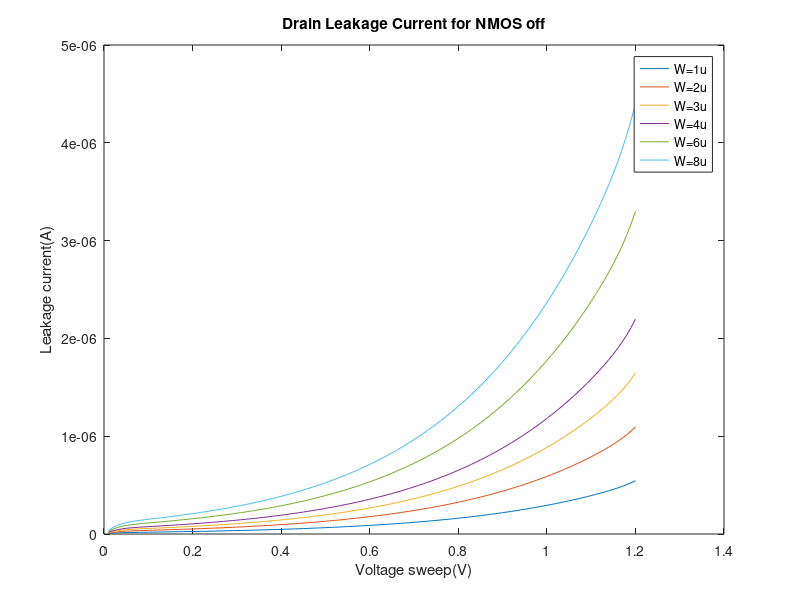

Recreate this plot in MATLAB.
x = [ 1.00000000e-02 2.00000000e-02 3.00000000e-02 4.00000000e-02 5.00000000e-02 6.00000000e-02 7.00000000e-02 8.00000000e-02 9.00000000e-02 1.00000000e-01 1.10000000e-01 1.20000000e-01 1.30000000e-01 1.40000000e-01 1.50000000e-01 1.60000000e-01 1.70000000e-01 1.80000000e-01 1.90000000e-01 2.00000000e-01 2.10000000e-01 2.20000000e-01 2.30000000e-01 2.40000000e-01 2.50000000e-01 2.60000000e-01 2.70000000e-01 2.80000000e-01 2.90000000e-01 3.00000000e-01 3.10000000e-01 3.20000000e-01 3.30000000e-01 3.40000000e-01 3.50000000e-01 3.60000000e-01 3.70000000e-01 3.80000000e-01 3.90000000e-01 4.00000000e-01 4.10000000e-01 4.20000000e-01 4.30000000e-01 4.40000000e-01 4.50000000e-01 4.60000000e-01 4.70000000e-01 4.80000000e-01 4.90000000e-01 5.00000000e-01 5.10000000e-01 5.20000000e-01 5.30000000e-01 5.40000000e-01 5.50000000e-01 5.60000000e-01 5.70000000e-01 5.80000000e-01 5.90000000e-01 6.00000000e-01 6.10000000e-01 6.20000000e-01 6.30000000e-01 6.40000000e-01 6.50000000e-01 6.60000000e-01 6.70000000e-01 6.80000000e-01 6.90000000e-01 7.00000000e-01 7.10000000e-01 7.20000000e-01 7.30000000e-01 7.40000000e-01 7.50000000e-01 7.60000000e-01 7.70000000e-01 7.80000000e-01 7.90000000e-01 8.00000000e-01 8.10000000e-01 8.20000000e-01 8.30000000e-01 8.40000000e-01 8.50000000e-01 8.60000000e-01 8.70000000e-01 8.80000000e-01 8.90000000e-01 9.00000000e-01 9.10000000e-01 9.20000000e-01 9.30000000e-01 9.40000000e-01 9.50000000e-01 9.60000000e-01 9.70000000e-01 9.80000000e-01 9.90000000e-01 1.00000000e+00 1.01000000e+00 1.02000000e+00 1.03000000e+00 1.04000000e+00 1.05000000e+00 1.06000000e+00 1.07000000e+00 1.08000000e+00 1.09000000e+00 1.10000000e+00 1.11000000e+00 1.12000000e+00 1.13000000e+00 1.14000000e+00 1.15000000e+00 1.16000000e+00 1.17000000e+00 1.18000000e+00 1.19000000e+00 1.20000000e+00];
I1 = [ 4.65660137e-09 8.28420044e-09 1.09990712e-08 1.29775831e-08 1.44269359e-08 1.55355293e-08 1.64412180e-08 1.72313960e-08 1.79578589e-08 1.86509510e-08 1.93288289e-08 2.00027737e-08 2.06801186e-08 2.13658666e-08 2.20636030e-08 2.27760243e-08 2.35052560e-08 2.42530475e-08 2.50208967e-08 2.58101312e-08 2.66219626e-08 2.74575241e-08 2.83178964e-08 2.92041265e-08 3.01172417e-08 3.10582599e-08 3.20281970e-08 3.30280737e-08 3.40589196e-08 3.51217776e-08 3.62177071e-08 3.73477863e-08 3.85131150e-08 3.97148164e-08 4.09540390e-08 4.22319583e-08 4.35497780e-08 4.49087318e-08 4.63100847e-08 4.77551342e-08 4.92452113e-08 5.07816824e-08 5.23659499e-08 5.39994536e-08 5.56836719e-08 5.74201232e-08 5.92103666e-08 6.10560039e-08 6.29586798e-08 6.49200842e-08 6.69419528e-08 6.90260684e-08 7.11742626e-08 7.33884168e-08 7.56704637e-08 7.80223886e-08 8.04462309e-08 8.29440855e-08 8.55181043e-08 8.81704975e-08 9.09035357e-08 9.37195507e-08 9.66209379e-08 9.96101573e-08 1.02689736e-07 1.05862268e-07 1.09130419e-07 1.12496926e-07 1.15964600e-07 1.19536326e-07 1.23215069e-07 1.27003872e-07 1.30905860e-07 1.34924243e-07 1.39062314e-07 1.43323456e-07 1.47711142e-07 1.52228938e-07 1.56880504e-07 1.61669598e-07 1.66600077e-07 1.71675901e-07 1.76901136e-07 1.82279953e-07 1.87816635e-07 1.93515578e-07 1.99381294e-07 2.05418412e-07 2.11631686e-07 2.18025993e-07 2.24606338e-07 2.31377857e-07 2.38345823e-07 2.45515644e-07 2.52892870e-07 2.60483198e-07 2.68292470e-07 2.76326685e-07 2.84591996e-07 2.93094718e-07 3.01841341e-07 3.10838547e-07 3.20093256e-07 3.29612719e-07 3.39404700e-07 3.49477818e-07 3.59842132e-07 3.70510110e-07 3.81498127e-07 3.92828701e-07 4.04533672e-07 4.16658569e-07 4.29268394e-07 4.42455075e-07 4.56346778e-07 4.71119271e-07 4.87009462e-07 5.04331202e-07 5.23493353e-07 5.45020103e-07];
I2 = [ 9.36046046e-09 1.66526251e-08 2.21101074e-08 2.60873762e-08 2.90009072e-08 3.12294133e-08 3.30500176e-08 3.46384091e-08 3.60987144e-08 3.74919356e-08 3.88545727e-08 4.02093037e-08 4.15708702e-08 4.29493294e-08 4.43518880e-08 4.57839669e-08 4.72498382e-08 4.87530183e-08 5.02965186e-08 5.18830074e-08 5.35149205e-08 5.51945354e-08 5.69240245e-08 5.87054926e-08 6.05410048e-08 6.24326067e-08 6.43823411e-08 6.63922592e-08 6.84644310e-08 7.06009529e-08 7.28039543e-08 7.50756026e-08 7.74181088e-08 7.98337306e-08 8.23247767e-08 8.48936099e-08 8.75426502e-08 9.02743775e-08 9.30913347e-08 9.59961298e-08 9.89914388e-08 1.02080008e-07 1.05264657e-07 1.08548280e-07 1.11933848e-07 1.15424415e-07 1.19023114e-07 1.22733165e-07 1.26557874e-07 1.30500639e-07 1.34564949e-07 1.38754387e-07 1.43072636e-07 1.47523478e-07 1.52110798e-07 1.56838586e-07 1.61710943e-07 1.66732079e-07 1.71906322e-07 1.77238113e-07 1.82732018e-07 1.88392723e-07 1.94225045e-07 2.00233929e-07 2.06424454e-07 2.12801837e-07 2.19371435e-07 2.26138750e-07 2.33109434e-07 2.40289287e-07 2.47684269e-07 2.55300498e-07 2.63144257e-07 2.71221995e-07 2.79540337e-07 2.88106082e-07 2.96926213e-07 3.06007898e-07 3.15358495e-07 3.24985559e-07 3.34896845e-07 3.45100314e-07 3.55604137e-07 3.66416705e-07 3.77546625e-07 3.89002736e-07 4.00794108e-07 4.12930051e-07 4.25420118e-07 4.38274116e-07 4.51502108e-07 4.65114421e-07 4.79121652e-07 4.93534678e-07 5.08364657e-07 5.23623040e-07 5.39321578e-07 5.55472327e-07 5.72087659e-07 5.89180273e-07 6.06763217e-07 6.24849924e-07 6.43454307e-07 6.62590943e-07 6.82275436e-07 7.02525101e-07 7.23360138e-07 7.44805561e-07 7.66894206e-07 7.89671192e-07 8.13200284e-07 8.37572619e-07 8.62918285e-07 8.89421215e-07 9.17337813e-07 9.47019678e-07 9.78940684e-07 1.01372857e-06 1.05220109e-06 1.09540662e-06];
I3 = [ 1.40643204e-08 2.50210522e-08 3.32211476e-08 3.91971749e-08 4.35748860e-08 4.69233064e-08 4.96588280e-08 5.20454350e-08 5.42395848e-08 5.63329373e-08 5.83803363e-08 6.04158564e-08 6.24616478e-08 6.45328219e-08 6.66402069e-08 6.87919478e-08 7.09944635e-08 7.32530380e-08 7.55721953e-08 7.79559453e-08 8.04079474e-08 8.29316238e-08 8.55302387e-08 8.82069545e-08 9.09648742e-08 9.38070716e-08 9.67366159e-08 9.97565893e-08 1.02870102e-07 1.06080304e-07 1.09390395e-07 1.12803632e-07 1.16323336e-07 1.19952901e-07 1.23695795e-07 1.27555569e-07 1.31535859e-07 1.35640391e-07 1.39872986e-07 1.44237563e-07 1.48738143e-07 1.53378852e-07 1.58163928e-07 1.63097718e-07 1.68184690e-07 1.73429428e-07 1.78836644e-07 1.84411174e-07 1.90157988e-07 1.96082189e-07 2.02189021e-07 2.08483869e-07 2.14972267e-07 2.21659896e-07 2.28552595e-07 2.35656362e-07 2.42977357e-07 2.50521907e-07 2.58296514e-07 2.66307855e-07 2.74562787e-07 2.83068357e-07 2.91831798e-07 3.00860544e-07 3.10162226e-07 3.19744685e-07 3.29615971e-07 3.39784352e-07 3.50258319e-07 3.61046592e-07 3.72158125e-07 3.83602113e-07 3.95387996e-07 4.07525468e-07 4.20024483e-07 4.32895261e-07 4.46148294e-07 4.59794354e-07 4.73844500e-07 4.88310085e-07 5.03202765e-07 5.18534502e-07 5.34317580e-07 5.50564604e-07 5.67288514e-07 5.84502591e-07 6.02220469e-07 6.20456137e-07 6.39223957e-07 6.58538665e-07 6.78415385e-07 6.98869640e-07 7.19917357e-07 7.41574882e-07 7.63858987e-07 7.86786885e-07 8.10376235e-07 8.34645159e-07 8.59612254e-07 8.85296608e-07 9.11717829e-07 9.38896114e-07 9.66852373e-07 9.95608513e-07 1.02518799e-06 1.05561682e-06 1.08692535e-06 1.11915114e-06 1.15234351e-06 1.18657016e-06 1.22192680e-06 1.25855015e-06 1.29663537e-06 1.33645837e-06 1.37840375e-06 1.42299888e-06 1.47095450e-06 1.52321212e-06 1.58099821e-06 1.64588513e-06];
I4 = [ 1.87681808e-08 3.33894806e-08 4.43321907e-08 5.23069782e-08 5.81488711e-08 6.26172080e-08 6.62676493e-08 6.94524744e-08 7.23804718e-08 7.51739591e-08 7.79061237e-08 8.06224373e-08 8.33524585e-08 8.61163528e-08 8.89285701e-08 9.17999797e-08 9.47391474e-08 9.77531243e-08 1.00847948e-07 1.04028969e-07 1.07301071e-07 1.10668821e-07 1.14136575e-07 1.17708553e-07 1.21388896e-07 1.25181706e-07 1.29091079e-07 1.33121128e-07 1.37276004e-07 1.41559911e-07 1.45977118e-07 1.50531972e-07 1.55228906e-07 1.60072448e-07 1.65067227e-07 1.70217981e-07 1.75529563e-07 1.81006945e-07 1.86655228e-07 1.92479641e-07 1.98485551e-07 2.04678464e-07 2.11064034e-07 2.17648066e-07 2.24436519e-07 2.31435514e-07 2.38651337e-07 2.46090444e-07 2.53759468e-07 2.61665218e-07 2.69814694e-07 2.78215083e-07 2.86873768e-07 2.95798335e-07 3.04996575e-07 3.14476493e-07 3.24246310e-07 3.34314472e-07 3.44689655e-07 3.55380772e-07 3.66396975e-07 3.77747666e-07 3.89442504e-07 4.01491408e-07 4.13904564e-07 4.26692437e-07 4.39865771e-07 4.53435602e-07 4.67413265e-07 4.81810396e-07 4.96638948e-07 5.11911193e-07 5.27639732e-07 5.43837505e-07 5.60517798e-07 5.77694252e-07 5.95380872e-07 6.13592038e-07 6.32342510e-07 6.51647444e-07 6.71522398e-07 6.91983342e-07 7.13046670e-07 7.34729210e-07 7.57048237e-07 7.80021480e-07 8.03667137e-07 8.28003885e-07 8.53050896e-07 8.78827841e-07 9.05354914e-07 9.32652834e-07 9.60742867e-07 9.89646835e-07 1.01938713e-06 1.04998673e-06 1.08146922e-06 1.11385878e-06 1.14718025e-06 1.18145912e-06 1.21672156e-06 1.25299454e-06 1.29030597e-06 1.32868512e-06 1.36816329e-06 1.40877521e-06 1.45056139e-06 1.49357196e-06 1.53787269e-06 1.58355390e-06 1.63074321e-06 1.67962294e-06 1.73045329e-06 1.78360211e-06 1.83958212e-06 1.89909634e-06 1.96309228e-06 2.03282500e-06 2.10992947e-06 2.19650169e-06];
I6 = [ 2.81759029e-08 5.01263423e-08 6.65542868e-08 7.85266014e-08 8.72968660e-08 9.40050448e-08 9.94853357e-08 1.04266609e-07 1.08662314e-07 1.12856086e-07 1.16957798e-07 1.21035718e-07 1.25134219e-07 1.29283577e-07 1.33505485e-07 1.37816261e-07 1.42228764e-07 1.46753582e-07 1.51399776e-07 1.56175383e-07 1.61087732e-07 1.66143681e-07 1.71349770e-07 1.76712335e-07 1.82237593e-07 1.87931703e-07 1.93800815e-07 1.99851105e-07 2.06088805e-07 2.12520226e-07 2.19151780e-07 2.25989993e-07 2.33041521e-07 2.40313164e-07 2.47811871e-07 2.55544757e-07 2.63519110e-07 2.71742395e-07 2.80222271e-07 2.88966591e-07 2.97983412e-07 3.07281005e-07 3.16867859e-07 3.26752690e-07 3.36944448e-07 3.47452324e-07 3.58285757e-07 3.69454444e-07 3.80968343e-07 3.92837683e-07 4.05072973e-07 4.17685008e-07 4.30684876e-07 4.44083968e-07 4.57893987e-07 4.72126953e-07 4.86795215e-07 5.01911458e-07 5.17488712e-07 5.33540361e-07 5.50080155e-07 5.67122215e-07 5.84681047e-07 6.02771550e-07 6.21409025e-07 6.40609190e-07 6.60388185e-07 6.80762587e-07 7.01749421e-07 7.23366171e-07 7.45630789e-07 7.68561711e-07 7.92177869e-07 8.16498703e-07 8.41544171e-07 8.67334768e-07 8.93891536e-07 9.21236079e-07 9.49390575e-07 9.78377795e-07 1.00822112e-06 1.03894453e-06 1.07057269e-06 1.10313086e-06 1.13664501e-06 1.17114178e-06 1.20664852e-06 1.24319330e-06 1.28080493e-06 1.31951298e-06 1.35934780e-06 1.40034052e-06 1.44252313e-06 1.48592841e-06 1.53059003e-06 1.57654253e-06 1.62382136e-06 1.67246290e-06 1.72250446e-06 1.77398437e-06 1.82694200e-06 1.88141789e-06 1.93745401e-06 1.99509436e-06 2.05438601e-06 2.11538116e-06 2.17814068e-06 2.24273987e-06 2.30927746e-06 2.37788901e-06 2.44876594e-06 2.52218173e-06 2.59852654e-06 2.67835188e-06 2.76242645e-06 2.85180420e-06 2.94790548e-06 3.05261171e-06 3.16837373e-06 3.29833345e-06];
I8 = [ 3.75836271e-08 6.68632123e-08 8.87764007e-08 1.04746254e-07 1.16444905e-07 1.25392942e-07 1.32703101e-07 1.39080843e-07 1.44944281e-07 1.50538364e-07 1.56009656e-07 1.61449215e-07 1.66916235e-07 1.72451100e-07 1.78082747e-07 1.83832942e-07 1.89718840e-07 1.95754563e-07 2.01952201e-07 2.08322472e-07 2.14875156e-07 2.21619400e-07 2.28563929e-07 2.35717197e-07 2.43087496e-07 2.50683045e-07 2.58512047e-07 2.66582742e-07 2.74903444e-07 2.83482575e-07 2.92328687e-07 3.01450489e-07 3.10856861e-07 3.20556874e-07 3.30559803e-07 3.40875139e-07 3.51512605e-07 3.62482166e-07 3.73794036e-07 3.85458696e-07 3.97486896e-07 4.09889673e-07 4.22678354e-07 4.35864570e-07 4.49460263e-07 4.63477698e-07 4.77929472e-07 4.92828523e-07 5.08188140e-07 5.24021976e-07 5.40344053e-07 5.57168778e-07 5.74510948e-07 5.92385767e-07 6.10808853e-07 6.29796247e-07 6.49364433e-07 6.69530339e-07 6.90311357e-07 7.11725353e-07 7.33790678e-07 7.56526181e-07 7.79951225e-07 8.04085697e-07 8.28950024e-07 8.54565186e-07 8.80952731e-07 9.08134789e-07 9.36134087e-07 9.64973967e-07 9.94678397e-07 1.02527199e-06 1.05678003e-06 1.08922847e-06 1.12264395e-06 1.15705384e-06 1.19248625e-06 1.22897002e-06 1.26653477e-06 1.30521090e-06 1.34502964e-06 1.38602304e-06 1.42822400e-06 1.47166630e-06 1.51638460e-06 1.56241450e-06 1.60979253e-06 1.65855619e-06 1.70874397e-06 1.76039537e-06 1.81355094e-06 1.86825229e-06 1.92454214e-06 1.98246431e-06 2.04206378e-06 2.10338673e-06 2.16648052e-06 2.23139377e-06 2.29817638e-06 2.36687956e-06 2.43755594e-06 2.51025972e-06 2.58504702e-06 2.66197664e-06 2.74111151e-06 2.82252139e-06 2.90628759e-06 2.99251064e-06 3.08132231e-06 3.17290341e-06 3.26750917e-06 3.36550406e-06 3.46740803e-06 3.57395595e-06 3.68617191e-06 3.80545999e-06 3.93371230e-06 4.07343512e-06 4.22789316e-06 4.40127165e-06];

figure;
plot(x, I1);
hold on
plot(x, I2);
plot(x, I3);
plot(x, I4);
plot(x, I6);
plot(x, I8);
hold off
xlabel('Voltage sweep(V)');
ylabel('Leakage current(A)');
title('Drain Leakage Current for NMOS off');
legend('W=1u','W=2u','W=3u','W=4u','W=6u','W=8u');